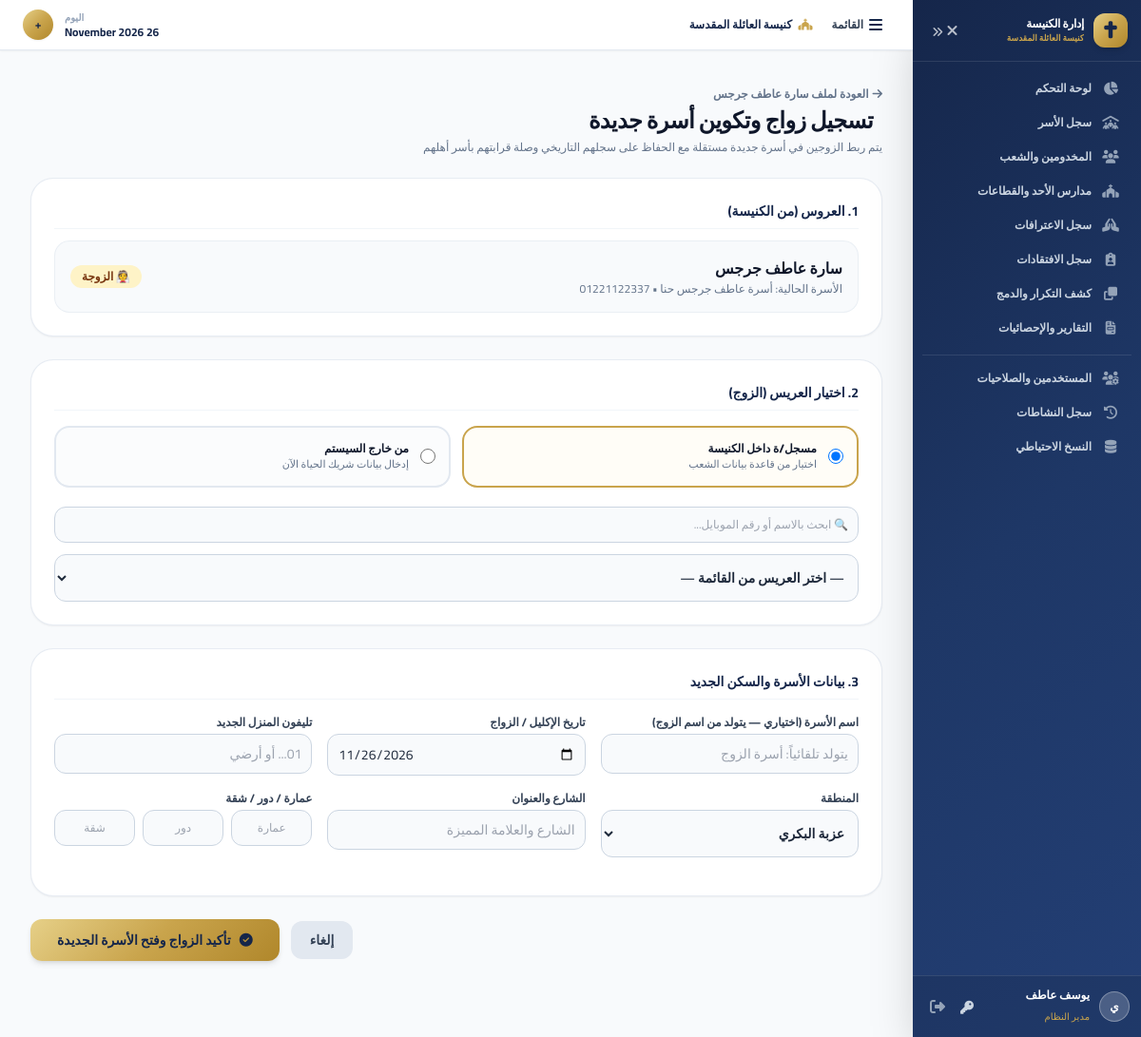
The page /marriage.php?person_id=4 (signed in) on the database its author committed.
### tables this page shows
CREATE TABLE `persons` (
  `id` INT AUTO_INCREMENT PRIMARY KEY,
  `family_id` INT NULL,
  `first_name` VARCHAR(100) NOT NULL,
  `middle_name` VARCHAR(100) NULL,
  `last_name` VARCHAR(100) NULL,
  `gender` ENUM('male', 'female') NOT NULL,
  `date_of_birth` DATE NULL,
  `is_deceased` TINYINT(1) DEFAULT 0,
  `date_of_death` DATE NULL,
  `phone` VARCHAR(50) NULL,
  `whatsapp` VARCHAR(50) NULL,
  `second_phone` VARCHAR(50) NULL,
  `email` VARCHAR(255) NULL,
  `national_id` VARCHAR(20) NULL UNIQUE,
  `marital_status` ENUM('single', 'married', 'divorced', 'widowed') NULL,
  `care_situation` VARCHAR(100) NULL,
  `education_stage` ENUM('nursery', 'angels', 'primary_1_2', 'primary_3_4', 'primary_5_6', 'preparatory', 'secondary', 'university', 'graduate', 'mens_gathering') NULL,
  `qualification` VARCHAR(255) NULL,
  `school_year` VARCHAR(50) NULL,
  `confession_father` VARCHAR(255) NULL,
  `confession_church` VARCHAR(255) NULL,
  `weekly_leave` VARCHAR(255) NULL,
  `is_deacon` TINYINT(1) DEFAULT 0,
  `is_servant` TINYINT(1) DEFAULT 0,
  `in_prep_center` TINYINT(1) DEFAULT 0,
  `occupation` VARCHAR(255) NULL,
  `address` TEXT NULL,
  `notes` TEXT NULL,
  `is_active` TINYINT(1) DEFAULT 1,
  `is_archived` TINYINT(1) DEFAULT 0,
  `created_at` DATETIME DEFAULT CURRENT_TIMESTAMP,
  `updated_at` DATETIME DEFAULT CURRENT_TIMESTAMP ON UPDATE CURRENT_TIMESTAMP,
  INDEX `idx_person_name` (`first_name`, `last_name`),
  INDEX `idx_person_phone` (`phone`),
  INDEX `idx_person_national_id` (`national_id`),
  FOREIGN KEY (`family_id`) REFERENCES `families`(`id`) ON DELETE SET NULL
);

CREATE TABLE `families` (
  `id` INT AUTO_INCREMENT PRIMARY KEY,
  `family_code` VARCHAR(50) NOT NULL UNIQUE,
  `family_name` VARCHAR(255) NOT NULL,
  `address` TEXT NULL,
  `street` VARCHAR(255) NULL,
  `branch_from` VARCHAR(255) NULL,
  `area` VARCHAR(255) NULL,
  `landmark` VARCHAR(255) NULL,
  `building_number` VARCHAR(50) NULL,
  `floor` VARCHAR(50) NULL,
  `apartment_number` VARCHAR(50) NULL,
  `gps_location` VARCHAR(255) NULL,
  `phone` VARCHAR(50) NULL,
  `special_case` VARCHAR(50) NULL,
  `housing_type` VARCHAR(50) NULL,
  `economic_status` VARCHAR(50) NULL,
  `health_status` VARCHAR(50) NULL,
  `is_active` TINYINT(1) DEFAULT 1,
  `notes` TEXT NULL,
  `created_at` DATETIME DEFAULT CURRENT_TIMESTAMP,
  `updated_at` DATETIME DEFAULT CURRENT_TIMESTAMP ON UPDATE CURRENT_TIMESTAMP,
  INDEX `idx_family_code` (`family_code`),
  INDEX `idx_family_name` (`family_name`)
);

### marriage.php (the view, shortened to what this page needs)
<?php
require_once __DIR__ . '/config/db.php';
$person_id = (int)($_GET['person_id'] ?? $_POST['person_id'] ?? 0);
$stmt = $pdo->prepare("
    SELECT p.*, f.family_name AS old_family_name, f.id AS old_family_id
    FROM persons p
    LEFT JOIN families f ON p.family_id = f.id
    WHERE p.id = ? AND p.is_active = 1
");
$stmt->execute([$person_id]);
$person = $stmt->fetch();
$person_full_name = trim($person['first_name'] . ' ' . ($person['middle_name'] ?? '') . ' ' . ($person['last_name'] ?? ''));
$is_groom = ($person['gender'] === 'male');
require_once __DIR__ . '/includes/header.php';
require_once __DIR__ . '/includes/sidebar.php';
?>
<div class="w-full max-w-4xl mx-auto mb-12">
    <div class="mb-6">
        <a href="person-details.php?id=<?= $person_id ?>" class="text-xs text-slate-500 hover:text-church-navy font-semibold inline-flex items-center mb-1">
            <i class="fas fa-arrow-right ml-1"></i> العودة لملف <?= htmlspecialchars($person_full_name) ?>
        </a>
        <h1 class="text-2xl font-extrabold text-slate-900 tracking-tight flex items-center">
            تسجيل زواج وتكوين أسرة جديدة
        </h1>
        <p class="text-xs text-slate-500 mt-1">
            يتم ربط الزوجين في أسرة جديدة مستقلة مع الحفاظ على سجلهم التاريخي وصلة قرابتهم بأسر أهلهم
        </p>
    </div>
    <form method="POST" action="marriage.php?person_id=<?= $person_id ?>" class="space-y-6">
        <div class="bg-white rounded-3xl p-6 shadow-sm border border-slate-200/80">
            <h2 class="text-sm font-bold text-church-navy mb-3 pb-2 border-b border-slate-100">
                1. <?= $is_groom ? 'العريس (من الكنيسة)' : 'العروس (من الكنيسة)' ?>
            </h2>
            <div class="flex flex-wrap items-center justify-between gap-4 bg-slate-50 p-4 rounded-2xl border border-slate-200/60">
                <div>
                    <p class="text-base font-extrabold text-slate-900"><?= htmlspecialchars($person_full_name) ?></p>
                    <p class="text-xs text-slate-500 mt-0.5">
                        <?= $person['old_family_name'] ? 'الأسرة الحالية: ' . htmlspecialchars($person['old_family_name']) : 'غير مرتبط بأسرة' ?>
                        <?= $person['phone'] ? ' • ' . htmlspecialchars($person['phone']) : '' ?>
                    </p>
                </div>
                <span class="px-3 py-1 bg-amber-100 text-amber-900 rounded-full text-xs font-bold">
                    <?= $is_groom ? '👨 الزوج' : '👰 الزوجة' ?>
                </span>
            </div>
        </div>
        <div class="bg-white rounded-3xl p-6 shadow-sm border border-slate-200/80">
            <h2 class="text-sm font-bold text-church-navy mb-4 pb-2 border-b border-slate-100">
                2. اختيار <?= $is_groom ? 'العروس (الزوجة)' : 'العريس (الزوج)' ?>
            </h2>
            <div class="grid grid-cols-1 sm:grid-cols-2 gap-3 mb-5">
                <label class="flex items-center p-3.5 rounded-2xl border-2 border-church-gold bg-amber-50/40 cursor-pointer" id="lblInternal">
                    <input type="radio" name="partner_mode" value="internal" checked onchange="togglePartnerMode('internal')" class="w-4 h-4 text-church-navy">
                    <div class="mr-3">
                        <p class="text-xs font-extrabold text-slate-900">مسجل/ة داخل الكنيسة</p>
                        <p class="text-[11px] text-slate-500">اختيار من قاعدة بيانات الشعب</p>
                    </div>
                </label>
                <label class="flex items-center p-3.5 rounded-2xl border-2 border-slate-200 bg-slate-50/60 cursor-pointer" id="lblExternal">
                    <input type="radio" name="partner_mode" value="external" onchange="togglePartnerMode('external')" class="w-4 h-4 text-church-navy">
                    <div class="mr-3">
                        <p class="text-xs font-extrabold text-slate-900">من خارج السيستم</p>
                        <p class="text-[11px] text-slate-500">إدخال بيانات شريك الحياة الآن</p>
                    </div>
                </label>
            </div>
            <div id="internalPartnerBox" class="space-y-3">
                <input type="text" id="partnerSearch" oninput="filterPartners(this.value)" placeholder="🔍 ابحث بالاسم أو رقم الموبايل..." class="w-full p-2.5 bg-slate-50 border border-slate-300 rounded-xl text-xs">
                <select name="partner_person_id" id="partnerSelect" class="w-full p-2.5 bg-slate-50 border border-slate-300 rounded-xl text-sm font-semibold">
                    <option value="">— اختر <?= $is_groom ? 'العروس' : 'العريس' ?> من القائمة —</option>
                </select>
            </div>
        </div>
        <div class="bg-white rounded-3xl p-6 shadow-sm border border-slate-200/80">
            <h2 class="text-sm font-bold text-church-navy mb-4 pb-2 border-b border-slate-100">
                3. بيانات الأسرة والسكن الجديد
            </h2>
            <div class="grid grid-cols-1 sm:grid-cols-2 lg:grid-cols-3 gap-4 mb-4">
                <div>
                    <label class="block text-xs font-bold text-slate-700 mb-1">اسم الأسرة (اختياري — يتولد من اسم الزوج)</label>
                    <input type="text" name="family_name" placeholder="يتولد تلقائياً: أسرة الزوج" class="w-full p-2.5 bg-slate-50 border border-slate-300 rounded-xl text-sm">
                </div>
                <div>
                    <label class="block text-xs font-bold text-slate-700 mb-1">تاريخ الإكليل / الزواج</label>
                    <input type="date" name="marriage_date" value="<?= date('Y-m-d') ?>" class="w-full p-2.5 bg-slate-50 border border-slate-300 rounded-xl text-sm">
                </div>
                <div>
                    <label class="block text-xs font-bold text-slate-700 mb-1">تليفون المنزل الجديد</label>
                    <input type="text" name="phone" placeholder="01... أو أرضي" class="w-full p-2.5 bg-slate-50 border border-slate-300 rounded-xl text-sm">
                </div>
                <div>
                    <label class="block text-xs font-bold text-slate-700 mb-1">المنطقة</label>
                    <select name="area_choice" onchange="document.getElementById('mCustomArea').classList.toggle('hidden', this.value !== 'other')" class="w-full p-2.5 bg-slate-50 border border-slate-300 rounded-xl text-sm font-semibold">
                        <option value="عزبة البكري">عزبة البكري</option>
                    </select>
                </div>
                <div>
                    <label class="block text-xs font-bold text-slate-700 mb-1">الشارع والعنوان</label>
                    <input type="text" name="street" placeholder="الشارع والعلامة المميزة" class="w-full p-2.5 bg-slate-50 border border-slate-300 rounded-xl text-sm">
                </div>
                <div>
                    <label class="block text-xs font-bold text-slate-700 mb-1">عمارة / دور / شقة</label>
                    <div class="grid grid-cols-3 gap-2">
                        <input type="text" name="building_number" placeholder="عمارة" class="p-2.5 bg-slate-50 border border-slate-300 rounded-xl text-xs text-center">
                        <input type="text" name="floor" placeholder="دور" class="p-2.5 bg-slate-50 border border-slate-300 rounded-xl text-xs text-center">
                        <input type="text" name="apartment_number" placeholder="شقة" class="p-2.5 bg-slate-50 border border-slate-300 rounded-xl text-xs text-center">
                    </div>
                </div>
            </div>
        </div>
        <div class="flex items-center justify-end space-x-3 space-x-reverse">
            <a href="person-details.php?id=<?= $person_id ?>" class="px-5 py-2.5 bg-slate-200 text-slate-700 font-bold rounded-xl text-sm">إلغاء</a>
            <button type="submit" class="px-7 py-3 gold-gradient text-church-navy font-extrabold rounded-xl text-sm shadow-md hover:brightness-105 transition">
                <i class="fas fa-check-circle ml-1.5"></i>
                تأكيد الزواج وفتح الأسرة الجديدة
            </button>
        </div>
    </form>
</div>
<?php require_once __DIR__ . '/includes/footer.php'; ?>

### includes/header.php (style rules this page uses)
html, body { font-family: 'Cairo', sans-serif; background-color: #f8fafc; overflow-x: hidden; max-width: 100%; }
.gold-gradient { background: linear-gradient(135deg, #e6d088 0%, #c9a44c 50%, #b0872b 100%); }

### rows shown on the page
persons: person_full_name "سارة عاطف جرجس", family.family_name "أسرة عاطف جرجس حنا", phone "01221122337"

### other values the page prints
mb_substr($user['full_name'] ?? 'م', 0, 1, 'UTF-8') "ي"
$user['full_name'] "يوسف عاطف"
get_role_name($user['role'] ?? '') "مدير النظام"
